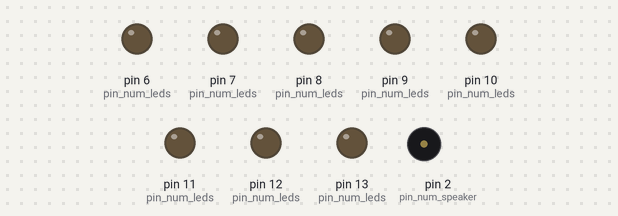
Bench run of a sketch on a simulated Arduino Uno, built with avr-gcc and run on an emulated ATmega328P. Parts: output pins drawn as LEDs (lit = HIGH), buzzer (waves = sounding). Random numbers use the default seed unless the sketch sets one.

Above: at 0.12 s.
At 1.73 s:
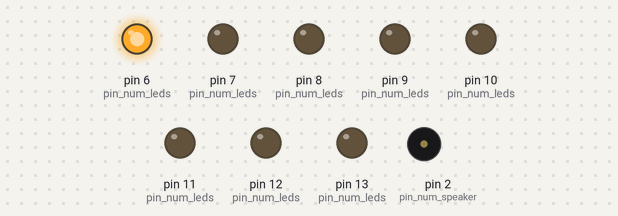
At 5.42 s:
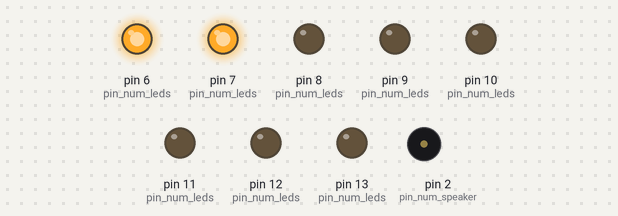
At 8.9 s:
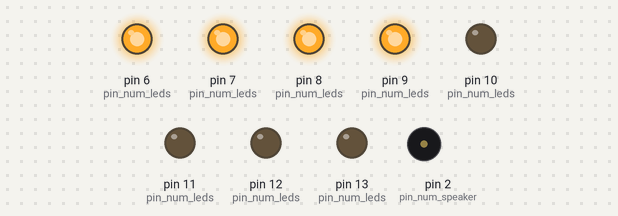
At 18.92 s:
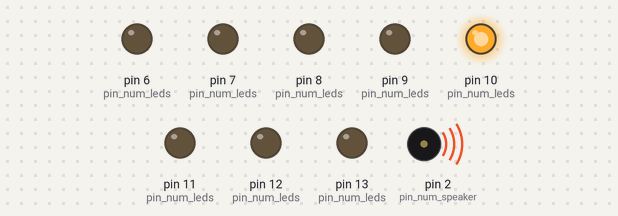
At 39.34 s:
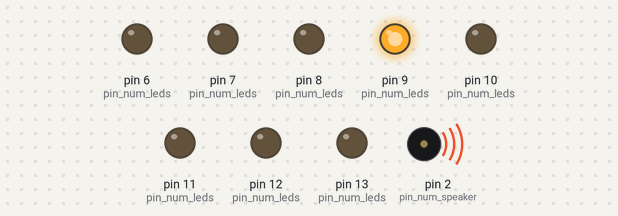
Timing chart, 0 to 40.0 s (numbered marks = the images above):
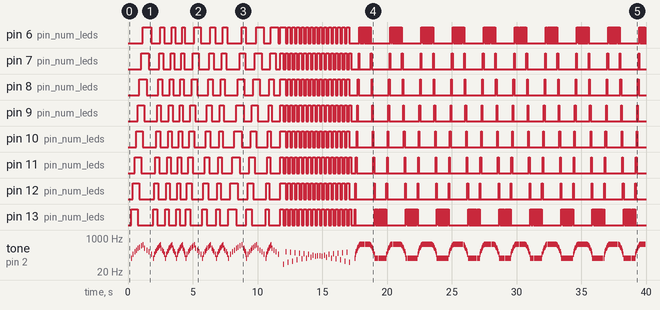

The sketch:

LightControllerDemo.ino
```cpp
// Experimenting with 8 LEDs; exploring how to store and invoke light sequences

#include <Servo.h>
#include "LightController.h"

///////////////////////////////////////////////////////////////////////////////
// Modes
///////////////////////////////////////////////////////////////////////////////
  const bool sound_enabled                = true;

  const int mode_light_snake_enabled      = true;
  const int mode_light_checkboard_enabled = true;
  const int mode_light_pong_enabled       = true;


///////////////////////////////////////////////////////////////////////////////
// Arduino Pin Mappings
///////////////////////////////////////////////////////////////////////////////
  const int pin_num_speaker = 2;

  const int pin_num_leds[]   = { 13, 12, 11, 10, 9, 8, 7, 6 };
  const int output_pins[]    = { pin_num_speaker };
  const int input_pins[]     = { };


///////////////////////////////////////////////////////////////////////////////
// Setup
///////////////////////////////////////////////////////////////////////////////
  const int number_of_lights = sizeof(pin_num_leds) / sizeof(int);

  void setup()
  {
    Serial.begin(9600);

    LightController::Setup( pin_num_leds, number_of_lights );
    LightController::Clear( pin_num_leds, number_of_lights );

    for ( int i = 0; i < sizeof(output_pins) / sizeof(int); i++ )
      pinMode(output_pins[i], OUTPUT);
    for ( int i = 0; i < sizeof(input_pins)  / sizeof(int); i++ )
      pinMode(input_pins[i],  INPUT);
  }


///////////////////////////////////////////////////////////////////////////////
// Loop
///////////////////////////////////////////////////////////////////////////////
  void loop()
  {
    if ( mode_light_snake_enabled ) {
      LightController::Clear( pin_num_leds, number_of_lights );
      delay(250);

      LightController::Snake( pin_num_leds, number_of_lights,
         4,  // Tail Size
        40,  // Tail Appear Delay Min
        150,  // Tail Appear Delay Max

        50,  // Tail Disappear Delay Min
        175,  // Tail Disappear Delay Max

        10,  // Light Total Snakes,
        sound_enabled,
        pin_num_speaker
      );
    }

    if ( mode_light_checkboard_enabled ) {
      LightController::Flashlight( pin_num_leds, number_of_lights );
      delay(250);

      LightController::Checkboard( pin_num_leds, number_of_lights,
        15,  // Total Flashes
        175, // Delay Min
        175, // Delay Max
        sound_enabled,
        pin_num_speaker
      );

    }

    if ( mode_light_pong_enabled ) {
      LightController::Clear( pin_num_leds, number_of_lights );
      delay(250);

      LightController::Pong( pin_num_leds, number_of_lights,
        50, // Delay
        20, // Number of Passes
        10, // Number of Endpoint Flashes
        40, // Endpoint Flash Delay
        sound_enabled,
        pin_num_speaker
      );
    }
  }
```

LightController.cpp
```cpp
#include "LightController.h"

void LightController::Setup(const int pins[], int number_of_lights) {
  for ( int i = 0; i < number_of_lights; i++ )
    pinMode(pins[i], OUTPUT);
};

void LightController::Clear(const int pins[], int number_of_lights) {
  for ( int i = 0; i < number_of_lights; i++ )
    digitalWrite(pins[i], LOW);
};

void LightController::Flashlight(const int pins[], int number_of_lights) {
  for ( int i = 0; i < number_of_lights; i++ )
    digitalWrite(pins[i], HIGH);
};

void LightController::Snake
(
  const int pins[],
  int  number_of_lights,

  int  tail_size,
  int  tail_appear_delay_min,
  int  tail_appear_delay_max,

  int  tail_disappear_delay_min,
  int  tail_disappear_delay_max,

  int  light_total_snakes,
  bool sound_enabled,
  int  pin_num_speaker
)
{
  for ( int iterations = 0; iterations < light_total_snakes; iterations++ )
  {
    int appear_delay    = random(tail_appear_delay_min, tail_appear_delay_max);
    int disappear_delay = random(tail_disappear_delay_min, tail_disappear_delay_max);

    // Snake Forward
    for ( int i = 0; i < number_of_lights; i++ ) {
      digitalWrite(pins[i], HIGH);
      if ( i -  tail_size > -1 ) { digitalWrite(pins[i-tail_size], LOW); } // Trim Tail

      if ( sound_enabled ) {
        tone( pin_num_speaker, 100 + i * 50, appear_delay / 4);
      }
      delay( appear_delay );
    }

    // Complete Slide Out
    for ( int i = number_of_lights - tail_size; i < number_of_lights; i++ ) {
      digitalWrite(pins[i], LOW);
      if ( sound_enabled ) {
        tone( pin_num_speaker, (100 + number_of_lights * 50) - i * 50, appear_delay / 4);
      }
      delay( disappear_delay );
    }
  }
}

void LightController::Checkboard
(
  const int pins[],
  int  number_of_lights,

  int  checkboard_total_flashes,
  int  checkboard_delay_min,
  int  checkboard_delay_max,
  bool sound_enabled,
  int  pin_num_speaker
)
{
  for ( int iterations = 0; iterations < checkboard_total_flashes; iterations++ )
  {
    int delayTime = random(checkboard_delay_min, checkboard_delay_max );
    for ( int i = 0; i < number_of_lights; i++ ) {
      digitalWrite(pins[i], i % 2 ? HIGH : LOW );
    }

    if ( sound_enabled ) {
      tone(pin_num_speaker, map(iterations, 0, checkboard_total_flashes, 50, 200), delayTime / 3);
    }

    delay(delayTime);
    for ( int i = 0; i < number_of_lights; i++ ) {
      digitalWrite(pins[i], i % 2 ? LOW : HIGH );
    }

    if ( sound_enabled ) {
      tone(pin_num_speaker, map(iterations, 0, checkboard_total_flashes, 200, 50), delayTime / 3);
    }
    delay(delayTime);
  }
}

void LightController::Pong
(
  const int pins[],
  int  number_of_lights,

  int  pong_delay,
  int  pong_passes,
  int  pong_flashes,
  int  pong_flash_delay,
  bool sound_enabled,
  int  pin_num_speaker
)
{
  for ( int iterations = 0; iterations < pong_passes; iterations++ )
  {
    if ( iterations % 2 == 0 ) {

      for ( int i = 0; i < number_of_lights; i++ ) {
        digitalWrite(pins[i], HIGH);
        if ( i - 1 > -1 ) {
          digitalWrite(pins[i-1], LOW);
        }

        if ( sound_enabled ) {
          tone( pin_num_speaker, map(i, 0, number_of_lights, 100, 500), pong_delay/2 );
        }
        delay(pong_delay);
      }

      LightController::Flash(
        pins[number_of_lights-1], // Pin to Flash
        pong_flash_delay,
        pong_flashes,
        sound_enabled,
        pin_num_speaker,
        500
      );

    } else {

      for ( int i = number_of_lights-1; i > -1; i-- ) {
        digitalWrite(pins[i], HIGH);
        if ( i + 1 < number_of_lights ) {
          digitalWrite(pins[i+1], LOW);
        }
        if ( sound_enabled ) {
          tone( pin_num_speaker, map(i, 0, number_of_lights, 100, 500), pong_delay/2 );
        }
        delay(pong_delay);
      }

      LightController::Flash(
        pins[0],              // Pin to Flash
        pong_flash_delay,
        pong_flashes,
        sound_enabled,
        pin_num_speaker,
        100
      );

    }
  }
}

void LightController::Flash
(
  int  pin_to_flash,
  int  pong_flash_delay,
  int  pong_flashes,
  bool sound_enabled,
  int  pin_num_speaker,
  int  frequency
)
{
  for ( int i = 0; i < pong_flashes; i++ ) {
    digitalWrite(pin_to_flash, HIGH);
    if ( sound_enabled ) { tone( pin_num_speaker, frequency, pong_flash_delay ); }
    delay(pong_flash_delay);
    digitalWrite(pin_to_flash, LOW);
    delay(pong_flash_delay);
  }
}
```

LightController.h
```cpp
#ifndef LightController_h
#define LightController_h

#include "Arduino.h"

class LightController
{
  public:
    static void Setup(const int pins[], int number_of_lights);
    static void Clear(const int pins[], int number_of_lights);

    static void Flashlight(const int pins[], int number_of_lights);

    static void Snake
    (
      const int pins[],
      int  number_of_lights,

      int  tail_size,
      int  tail_appear_delay_min,
      int  tail_appear_delay_max,

      int  tail_disappear_delay_min,
      int  tail_disappear_delay_max,

      int  light_total_snakes,

      bool sound_enabled   = false,
      int  pin_num_speaker = -1
    );

    static void Checkboard
    (
      const int pins[],
      int number_of_lights,

      int checkboard_total_flashes,
      int checkboard_delay_min,
      int checkboard_delay_max,

      bool sound_enabled   = false,
      int  pin_num_speaker = -1
    );

    static void Pong
    (
      const int pins[],
      int number_of_lights,

      int pong_delay,
      int pong_passes,
      int pong_flashes,
      int pong_flash_delay,
      bool sound_enabled   = false,
      int  pin_num_speaker = -1
    );

    static void Flash
    (
      int pin_to_flash,
      int pong_flash_delay,
      int pong_flashes,
      bool sound_enabled   = false,
      int  pin_num_speaker = -1,
      int frequency        = 100
    );

  private:
    LightController() {};

};

#endif
```

Measured:
- by itself, pin 6 (pin_num_leds): LOW → HIGH at 1.1 s, → LOW 0.65 s later, → HIGH 0.69 s later, → LOW 0.32 s later, … (260 changes in this stretch)
- by itself, pin 7 (pin_num_leds): LOW → HIGH at 1.0 s, → LOW 0.60 s later, → HIGH 0.79 s later, → LOW 0.31 s later, … (90 changes in this stretch)
- by itself, pin 8 (pin_num_leds): LOW → HIGH at 0.89 s, → LOW 0.56 s later, → HIGH 0.89 s later, → LOW 0.30 s later, … (88 changes in this stretch)
- by itself, pin 9 (pin_num_leds): LOW → HIGH at 0.76 s, → LOW 0.51 s later, → HIGH 0.99 s later, → LOW 0.29 s later, … (90 changes in this stretch)
- by itself, pin 10 (pin_num_leds): LOW → HIGH at 0.63 s, → LOW 0.51 s later, → HIGH 1.0 s later, → LOW 0.29 s later, … (88 changes in this stretch)
- by itself, pin 11 (pin_num_leds): LOW → HIGH at 0.50 s, → LOW 0.51 s later, → HIGH 1.1 s later, → LOW 0.29 s later, … (90 changes in this stretch)
- by itself, pin 12 (pin_num_leds): LOW → HIGH at 0.38 s, → LOW 0.51 s later, → HIGH 1.2 s later, → LOW 0.29 s later, … (88 changes in this stretch)
- by itself, pin 13 (pin_num_leds): LOW → HIGH at 0.25 s, → LOW 0.51 s later, → HIGH 1.2 s later, → LOW 0.29 s later, … (252 changes in this stretch)
